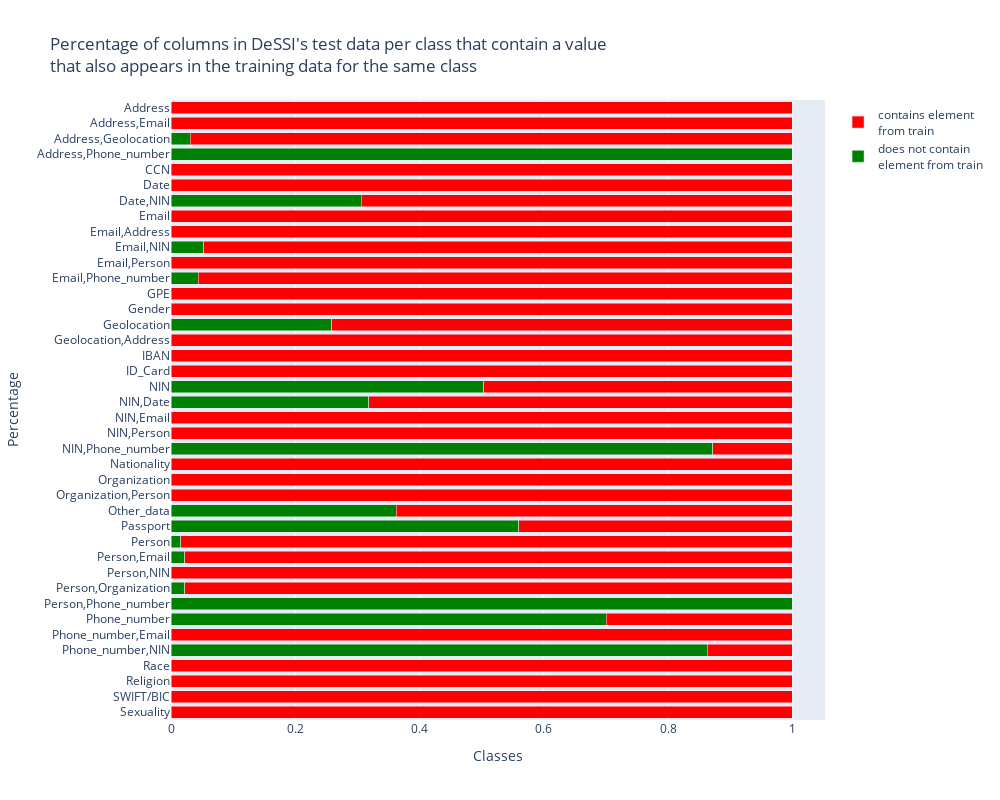

The notebook cell saved with this chart:
### Code cell
fig = go.Figure()
fig.add_trace(go.Bar(y=list(sol.keys()), x=[a.get(False) for a in sol.values()], name="does not contain<br>element from train",
                      orientation='h', marker=dict(color="green")))
fig.add_trace(go.Bar(y=list(sol.keys()), x=[a.get(True) for a in sol.values()], name="contains element<br>from train", orientation='h', marker=dict(color="red")))
fig.update_layout(barmode='stack', title="Percentage of columns in DeSSI's test data per class that contain a value<br>that also appears in the training data for the same class", 
                  width=1000, height=800)
fig.update_xaxes(title="Classes")
fig.update_yaxes(title="Percentage")
fig.show()

### Figure 1 — Plotly figure (JSON) as saved in the notebook; plotly's stock layout.template omitted (floating-point values rounded to 4 significant figures)
{"data": [{"marker": {"color": "green"}, "name": "does not contain<br>element from train", "orientation": "h", "type": "bar", "x": [null, null, null, null, 0.8627, null, 0.7007, 1, 0.02174, null, 0.02174, 0.01556, 0.56, 0.3628, null, null, null, 0.8718, null, null, 0.3182, 0.5032, null, null, null, 0.2587, null, null, 0.04348, null, 0.05263, null, null, 0.3061, null, null, 1, 0.03125, null, null], "y": ["Sexuality", "SWIFT/BIC", "Religion", "Race", "Phone_number,NIN", "Phone_number,Email", "Phone_number", "Person,Phone_number", "Person,Organization", "Person,NIN", "Person,Email", "Person", "Passport", "Other_data", "Organization,Person", "Organization", "Nationality", "NIN,Phone_number", "NIN,Person", "NIN,Email", "NIN,Date", "NIN", "ID_Card", "IBAN", "Geolocation,Address", "Geolocation", "Gender", "GPE", "Email,Phone_number", "Email,Person", "Email,NIN", "Email,Address", "Email", "Date,NIN", "Date", "CCN", "Address,Phone_number", "Address,Geolocation", "Address,Email", "Address"]}, {"marker": {"color": "red"}, "name": "contains element<br>from train", "orientation": "h", "type": "bar", "x": [1, 1, 1, 1, 0.1373, 1, 0.2993, null, 0.9783, 1, 0.9783, 0.9844, 0.44, 0.6372, 1, 1, 1, 0.1282, 1, 1, 0.6818, 0.4968, 1, 1, 1, 0.7413, 1, 1, 0.9565, 1, 0.9474, 1, 1, 0.6939, 1, 1, null, 0.9688, 1, 1], "y": ["Sexuality", "SWIFT/BIC", "Religion", "Race", "Phone_number,NIN", "Phone_number,Email", "Phone_number", "Person,Phone_number", "Person,Organization", "Person,NIN", "Person,Email", "Person", "Passport", "Other_data", "Organization,Person", "Organization", "Nationality", "NIN,Phone_number", "NIN,Person", "NIN,Email", "NIN,Date", "NIN", "ID_Card", "IBAN", "Geolocation,Address", "Geolocation", "Gender", "GPE", "Email,Phone_number", "Email,Person", "Email,NIN", "Email,Address", "Email", "Date,NIN", "Date", "CCN", "Address,Phone_number", "Address,Geolocation", "Address,Email", "Address"]}], "layout": {"barmode": "stack", "height": 800, "title": {"text": "Percentage of columns in DeSSI's test data per class that contain a value<br>that also appears in the training data for the same class"}, "width": 1000, "xaxis": {"title": {"text": "Classes"}}, "yaxis": {"title": {"text": "Percentage"}}}}
